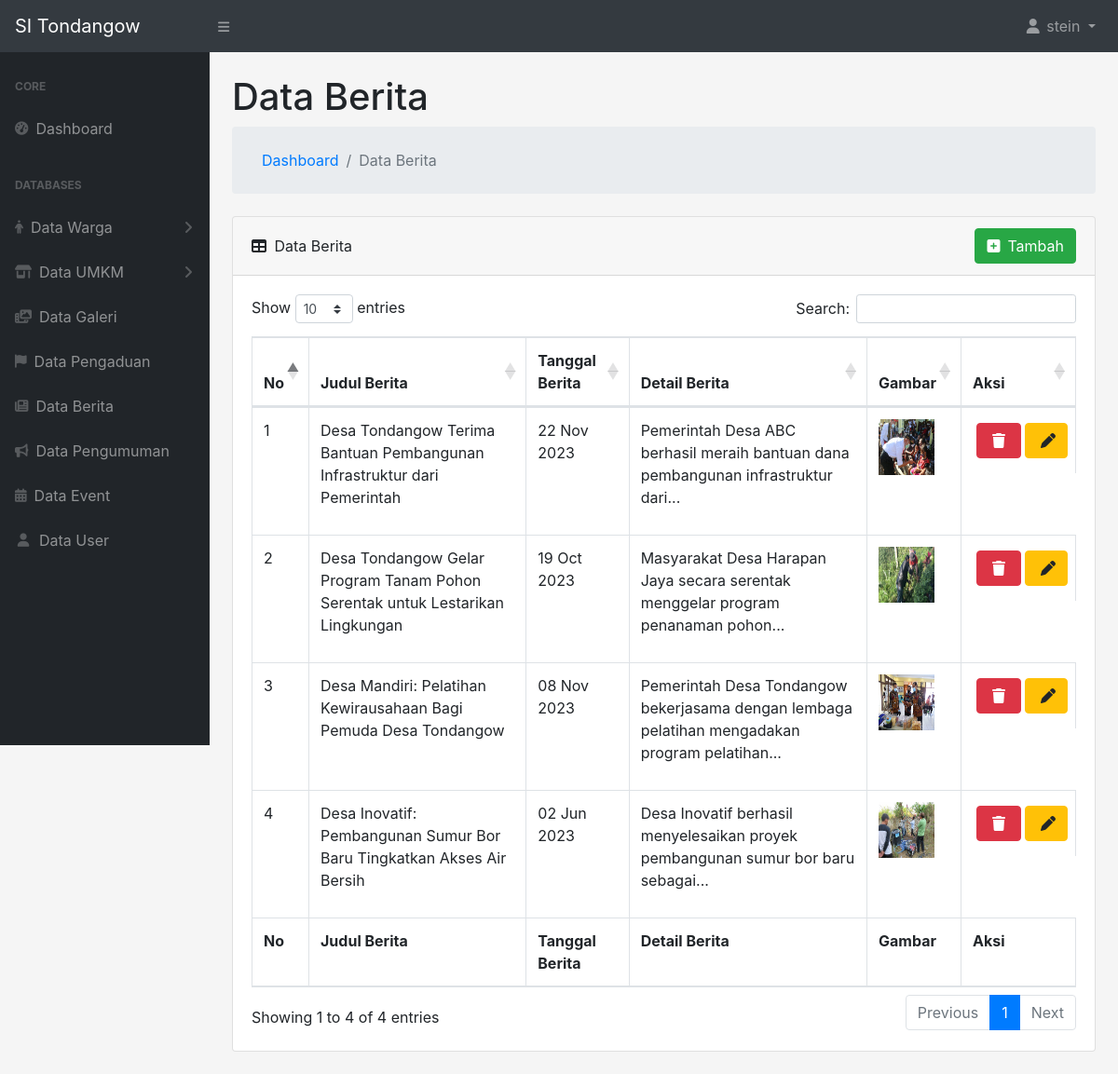
Page /adminSidesa/controllers/dataBerita.php (signed in) on the committed database.
### tables this page shows
CREATE TABLE `berita` (
  `id` int(11) NOT NULL,
  `judul_berita` varchar(255) NOT NULL,
  `tanggal_berita` date NOT NULL,
  `detail_berita` text NOT NULL,
  `gambar` varchar(255) NOT NULL
);

### adminSidesa/functions/general.php (called while the page is built, shortened)
<?php
require_once 'dbconnect.php';
function query($query)
{
    global $dbconnect;
    $result = mysqli_query($dbconnect, $query);
    $rows = [];
    while ($row = mysqli_fetch_assoc($result)) {
        $rows[] = $row;
    }
    return $rows;
}
?>

### adminSidesa/controllers/dataBerita.php (the view, shortened to what this page needs)
<?php
include '../templates/header.php';
$pageName = 'Data Berita';
$queryBerita = query('SELECT * FROM berita');
?>
<div id="layoutSidenav_content">
    <div class="container-fluid">
        <main>
            <h1 class="mt-4">
                <?= $pageName ?>
            </h1>
            <ol class="breadcrumb mb-4">
                <ol class="breadcrumb mb-0">
                    <li class="breadcrumb-item"><a href="/sidesa/adminSidesa/index.php">Dashboard</a></li>
                    <li class="breadcrumb-item active">
                        <?= $pageName ?>
                    </li>
                </ol>
            </ol>
            <div class="card mb-4">
                <div class="card-header">
                    <div>
                        <i class="fas fa-table mr-1 position-relative"></i>
                        <?= $pageName ?>
                    </div>
                    <a href="../models/tambahBerita.php">
                        <button type="button" class="btn btn-success">
                            <div class="sb-nav-link-icon"><i class="fa-solid fa-square-plus mr-2"></i>Tambah</div>
                        </button>
                    </a>
                </div>
                <div class="card-body">
                    <div class="table-responsive">
                        <table class="table table-bordered" id="dataTable" width="100%" cellspacing="0">
                            <thead>
                                <tr class="text-center">
                                    <th>No</th>
                                    <th>Judul Berita</th>
                                    <th>Tanggal Berita</th>
                                    <th>Detail Berita</th>
                                    <th>Gambar</th>
                                    <th>Aksi</th>
                                </tr>
                            </thead>
                            <tfoot>
                                <tr class="text-center">
                                    <th>No</th>
                                    <th>Judul Berita</th>
                                    <th>Tanggal Berita</th>
                                    <th>Detail Berita</th>
                                    <th>Gambar</th>
                                    <th>Aksi</th>
                                </tr>
                            </tfoot>
                            <tbody>
                                <?php $i = 1 ?>
                                <?php foreach ($queryBerita as $rows) { ?>
                                    <tr>
                                        <td>
                                            <?= $i ?>
                                        </td>
                                        <td>
                                            <?php echo $rows['judul_berita'] ?>
                                        </td>
                                        <td>
                                            <?php echo date('d M Y', strtotime($rows['tanggal_berita'])) ?>
                                        </td>
                                        <?php
                                        $deskripsiParagraf = explode(" ", $rows['detail_berita']);
                                        $jumlahKataTampil = 10;
                                        if (count($deskripsiParagraf) > $jumlahKataTampil) {
                                            $deskripsiSingkat = implode(" ", array_slice($deskripsiParagraf, 0, $jumlahKataTampil));
                                            echo '<div class="text-truncate"><td>' . $deskripsiSingkat . '...</td></div>';
                                        } else {
                                            echo '<div class="text-truncate"><td>' . $rows['deskripsi'] . '</td></div>';
                                        }
                                        ?>
                                        <td>
                                            <img width="60px" height="60px"
                                                src="../../img/berita/<?php echo $rows['gambar'] ?>" alt="">
                                        </td>
                                        <td class="flex-row pr-2 align-items-center justify-content-center"
                                            style="display: flex;">
                                            <a href="javascript:void(0);" data-toggle="modal"
                                                data-target="#hapusModal<?= $rows['id'] ?>" data-id="<?= $rows['id'] ?>">
                                                <button type="button" class="btn btn-danger m-1">
                                                    <div class="sb-nav-link-icon mr-1 ml-1 mb-0 mt-0"><i
                                                            class="fa-solid fa-trash"></i></div>
                                                </button>
                                            </a>
                                            <a href="../models/ubahBerita.php?id=<?= $rows['id']; ?>">
                                                <button type="button" class="btn btn-warning">
                                                    <div class="sb-nav-link-icon mr-0 ml-1 mb-0 mt-0"><i
                                                            class="fa-solid fa-pen"></i></div>
                                                </button>
                                            </a>
                                        </td>
                                    </tr>
                                    <?php $i++ ?>
                                <?php } ?>
                            </tbody>
                        </table>
                    </div>
                </div>
            </div>
        </main>
    </div>
</div>
<?php include '../templates/footer.php'; ?>

### rows in the picture
berita: judul_berita "Desa Tondangow Terima Bantuan Pembangunan Infrastruktur dari Pemerintah", tanggal_berita "22 Nov 2023", deskripsiSingkat "Pemerintah Desa ABC berhasil meraih bantuan dana pembangunan infrastruktur dari", gambar (picture)
berita: judul_berita "Desa Tondangow Gelar Program Tanam Pohon Serentak untuk Lestarikan Lingkungan", tanggal_berita "19 Oct 2023", deskripsiSingkat "Masyarakat Desa Harapan Jaya secara serentak menggelar program penanaman pohon", gambar (picture)
berita: judul_berita "Desa Mandiri: Pelatihan Kewirausahaan Bagi Pemuda Desa Tondangow", tanggal_berita "08 Nov 2023", deskripsiSingkat "Pemerintah Desa Tondangow bekerjasama dengan lembaga pelatihan mengadakan program pelatihan", gambar (picture)
berita: judul_berita "Desa Inovatif: Pembangunan Sumur Bor Baru Tingkatkan Akses Air Bersih", tanggal_berita "02 Jun 2023", deskripsiSingkat "Desa Inovatif berhasil menyelesaikan proyek pembangunan sumur bor baru sebagai", gambar (picture)

### other values in the picture
$_SESSION['username'] "stein"
$pageName "Data Berita"
